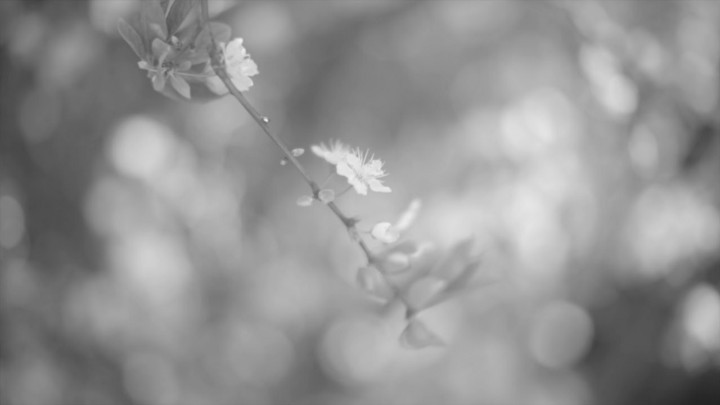
#> input picture Flower.jpeg, 720 x 405 px, given in place of sample.jpg, which was not available
$ jupyter execute Image_Negatives_Intensity_Transformation_Operations_over_Images.ipynb   (text cells are left out)
#> lines starting #> are read from the running program, lines starting #| are printed output that depends on the picture
[cell 1]
import cv2
import numpy as np
import matplotlib.pyplot as plt
from google.colab.patches import cv2_imshow

[cell 2]
from google.colab import files
uploaded = files.upload()
#> the answer given: Flower.jpeg

[cell 3]
# Open the image.

img = cv2.imread('sample.jpg')
#> img is the input picture: shape (405, 720, 3); min 34, max 240, mean 146.1
cv2_imshow(img)

[cell 4]
gray_negative = abs(255-img)
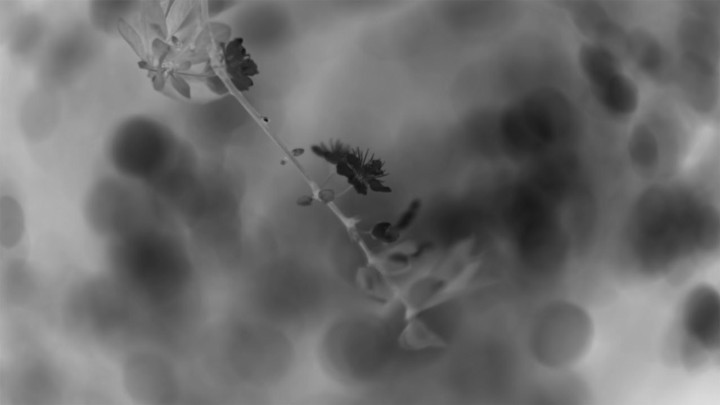
#> gray_negative: shape (405, 720, 3); min 15, max 221, mean 108.9


$ run again, on Input Image.png
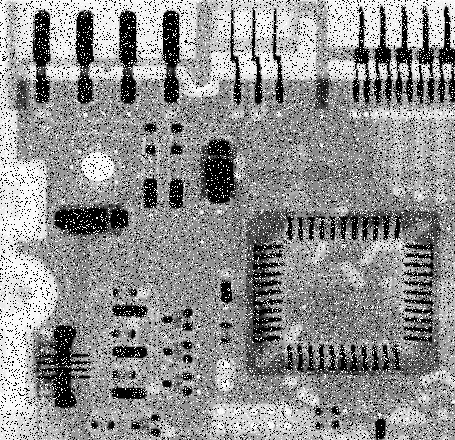
#> input picture Input Image.png, 455 x 440 px, given in place of sample.jpg, which was not available
#> img is the input picture: shape (440, 455, 3); min 0, max 255, mean 144.1
#> `gray_negative = abs(255-img)`:
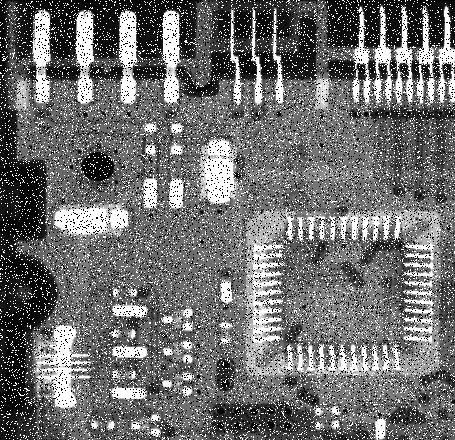
#> gray_negative: shape (440, 455, 3); min 0, max 255, mean 110.9
